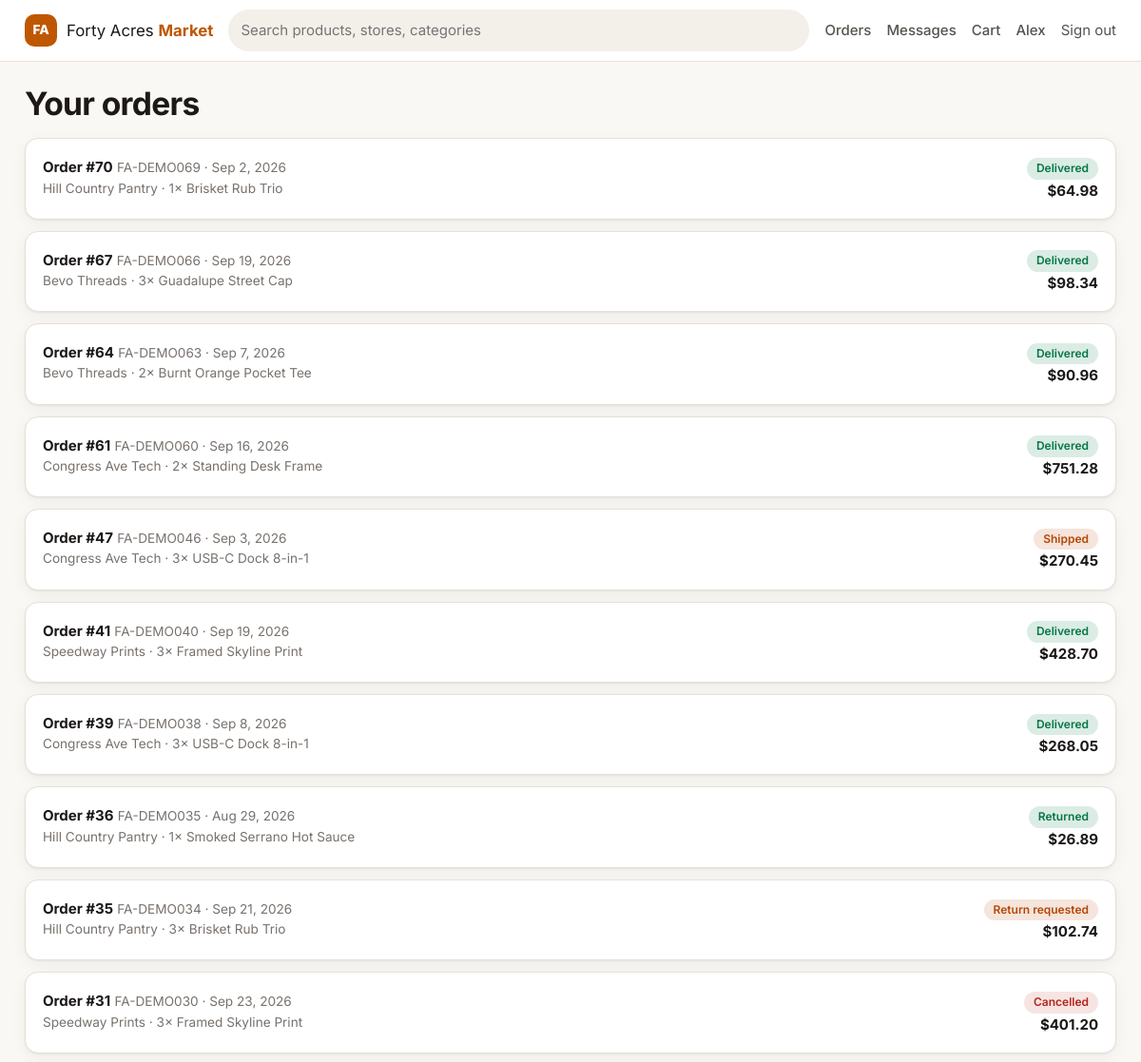
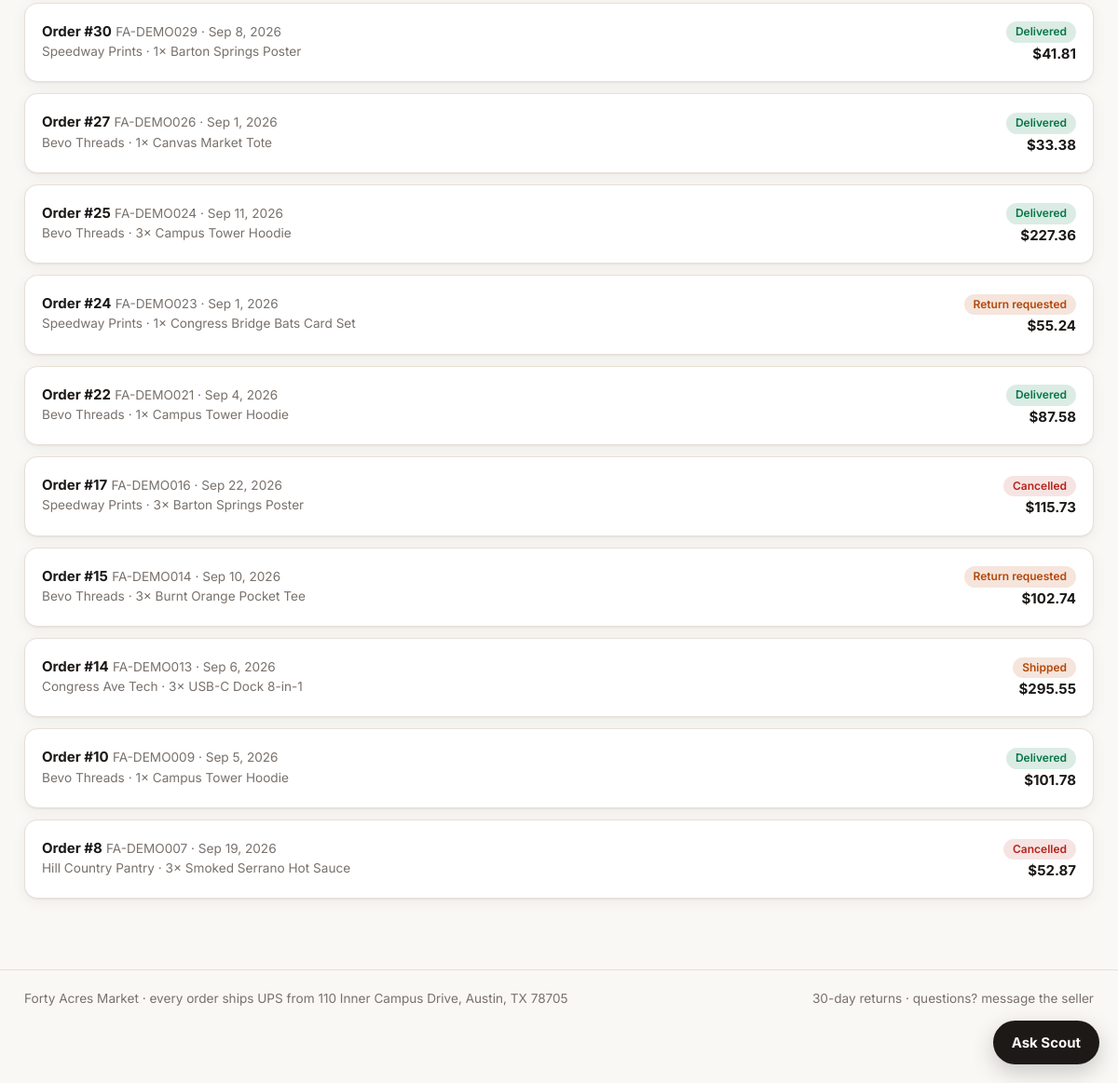
Page /orders (signed in) on the committed database (2 pictures, top to bottom).
### tables this page shows
CREATE TABLE users (
    id INTEGER PRIMARY KEY,
    email TEXT NOT NULL UNIQUE COLLATE NOCASE,
    password_hash TEXT NOT NULL,
    name TEXT NOT NULL,
    role TEXT NOT NULL CHECK (role IN ('customer', 'seller', 'admin')),
    is_active INTEGER NOT NULL DEFAULT 1,
    street TEXT NOT NULL DEFAULT '',
    city TEXT NOT NULL DEFAULT '',
    state TEXT NOT NULL DEFAULT '',
    zip TEXT NOT NULL DEFAULT '',
    created_at TEXT NOT NULL DEFAULT (datetime('now'))
);

CREATE TABLE orders (
    id INTEGER PRIMARY KEY,
    checkout_ref TEXT NOT NULL,
    customer_id INTEGER NOT NULL REFERENCES users(id),
    store_id INTEGER NOT NULL REFERENCES stores(id),
    status TEXT NOT NULL CHECK (status IN
        ('placed', 'shipped', 'delivered', 'cancelled', 'return_requested', 'returned', 'return_rejected')),
    subtotal_cents INTEGER NOT NULL,
    shipping_cents INTEGER NOT NULL,
    tax_cents INTEGER NOT NULL,
    total_cents INTEGER NOT NULL,
    ship_service TEXT NOT NULL,
    tracking TEXT,
    ship_name TEXT NOT NULL,
    ship_street TEXT NOT NULL,
    ship_city TEXT NOT NULL,
    ship_state TEXT NOT NULL,
    ship_zip TEXT NOT NULL,
    return_reason TEXT,
    delivered_at TEXT,
    created_at TEXT NOT NULL DEFAULT (datetime('now'))
);

CREATE TABLE stores (
    id INTEGER PRIMARY KEY,
    seller_id INTEGER NOT NULL UNIQUE REFERENCES users(id),
    name TEXT NOT NULL UNIQUE COLLATE NOCASE,
    description TEXT NOT NULL DEFAULT '',
    is_active INTEGER NOT NULL DEFAULT 1,
    created_at TEXT NOT NULL DEFAULT (datetime('now'))
);

CREATE TABLE order_items (
    order_id INTEGER NOT NULL REFERENCES orders(id) ON DELETE CASCADE,
    product_id INTEGER NOT NULL REFERENCES products(id),
    name TEXT NOT NULL,
    price_cents INTEGER NOT NULL,
    qty INTEGER NOT NULL CHECK (qty > 0),
    PRIMARY KEY (order_id, product_id)
);

CREATE TABLE settings (
    key TEXT PRIMARY KEY,
    value TEXT NOT NULL
);

### app.py (the view)
@app.route("/orders")
@login_required("customer")
def orders():
    db = get_db()
    rows = db.execute("SELECT o.*, s.name AS store_name FROM orders o JOIN stores s ON s.id = o.store_id "
                      "WHERE o.customer_id = ? ORDER BY o.id DESC", (g.user["id"],)).fetchall()
    items = {}
    for r in db.execute("SELECT oi.* FROM order_items oi JOIN orders o ON o.id = oi.order_id WHERE o.customer_id = ?",
                        (g.user["id"],)):
        items.setdefault(r["order_id"], []).append(r)
    return render_template("orders.html", orders=rows, items=items, placed=request.args.get("placed", ""))

### app.py (called while the page is built)
@app.before_request
def load_user():
    g.user = None
    uid = session.get("uid")
    if uid:
        user = get_db().execute("SELECT * FROM users WHERE id = ?", (uid,)).fetchone()
        if user and user["is_active"]:
            g.user = user
        else:
            session.clear()  # deactivated accounts are signed out on their next request

@app.before_request
def csrf_protect():
    if request.method in ("POST", "PUT", "PATCH", "DELETE"):
        if wants_json() and request.is_json:
            return
        token = request.form.get("csrf_token") or request.headers.get("X-CSRF-Token") or ""
        expected = session.get("csrf")
        if not expected or not secrets.compare_digest(token, expected):
            abort(400, "Your session expired or the form is stale (CSRF check failed). Reload and try again.")

def csrf_token():
    if "csrf" not in session:
        session["csrf"] = secrets.token_urlsafe(32)
    return session["csrf"]

@app.after_request
def security_headers(resp):
    resp.headers.setdefault("X-Content-Type-Options", "nosniff")
    resp.headers.setdefault("X-Frame-Options", "DENY")
    resp.headers.setdefault("Referrer-Policy", "same-origin")
    resp.headers.setdefault(
        "Content-Security-Policy",
        "default-src 'self'; script-src 'self'; style-src 'self' 'unsafe-inline' https://fonts.googleapis.com; "
        "font-src https://fonts.gstatic.com; img-src 'self' data:; frame-ancestors 'none'")
    return resp

def login_required(*roles):
    def deco(view):
        @functools.wraps(view)
        def wrapper(*args, **kwargs):
            if g.user is None:
                abort(401, "Sign in required.")
            if roles and g.user["role"] not in roles:
                abort(403, f"This page is for {' or '.join(roles)} accounts.")
            return view(*args, **kwargs)
        return wrapper
    return deco

def is_admin():
    return g.user is not None and g.user["role"] == "admin"

def conv_scope():
    if is_admin():
        return "1 = 1", []
    if g.user["role"] == "seller":
        return "c.store_id IN (SELECT id FROM stores WHERE seller_id = ?)", [g.user["id"]]
    return "c.customer_id = ?", [g.user["id"]]

@app.template_filter("money")
def money_filter(c):
    return f"${(c or 0) / 100:,.2f}"

@app.template_filter("dt")
def dt_filter(s):
    try:
        return datetime.strptime(s, "%Y-%m-%d %H:%M:%S").strftime("%b %-d, %Y")
    except (TypeError, ValueError):
        return s or ""

### templates/orders.html (shortened to what this page needs)
{% extends "base.html" %}
{% from "_macros.html" import status with context %}
{% block content %}
<h1>Your orders</h1>
{% for o in orders %}
  <a class="card order-row {{ 'highlight' if o.checkout_ref == placed }}" href="{{ url_for('order_detail', oid=o.id) }}">
    <div><b>Order #{{ o.id }}</b> <span class="muted small">{{ o.checkout_ref }} · {{ o.created_at|dt }}</span>
      <div class="muted small">{{ o.store_name }} · {% for i in items.get(o.id, []) %}{{ i.qty }}× {{ i.name }}{{ ', ' if not loop.last }}{% endfor %}</div></div>
    <div class="right">{{ status(o.status) }}<div><b>{{ o.total_cents|money }}</b></div></div>
  </a>
{% else %}
  <section class="empty"><h2>No orders yet.</h2><p><a class="btn" href="{{ url_for('index') }}">Browse the market</a></p></section>
{% endfor %}
{% endblock %}

### templates/base.html (shortened to what this page needs)
<!doctype html>
<html lang="en">
<head>
  <link rel="stylesheet" href="{{ url_for('static', filename='style.css') }}">
</head>
<body>
<header class="topbar">
  <div class="container topbar-inner">
    <a class="brand" href="{{ url_for('index') }}"><span class="brand-mark">FA</span><span>Forty Acres <b>Market</b></span></a>
    <form class="search" action="{{ url_for('index') }}" method="get" role="search">
      <input type="search" name="q" value="{{ request.args.get('q', '') }}" placeholder="Search products, stores, categories" aria-label="Search" maxlength="100">
    </form>
    <nav class="nav">
      {% if not g.user %}
        <a href="{{ url_for('login') }}">Sign in</a>
        <a class="btn btn-sm" href="{{ url_for('register') }}">Join</a>
      {% else %}
        {% if g.user.role == 'customer' %}
          <a href="{{ url_for('orders') }}">Orders</a>
        {% elif g.user.role == 'seller' %}
          <a href="{{ url_for('seller') }}">My store</a>
        {% else %}
          <a href="{{ url_for('admin') }}">Admin</a>
        {% endif %}
        <a href="{{ url_for('inbox') }}">Messages{% if unread %} <span class="badge">{{ unread }}</span>{% endif %}</a>
        {% if g.user.role == 'customer' %}
          <a href="{{ url_for('cart') }}" class="cart-link">Cart{% if cart_count %} <span class="badge">{{ cart_count }}</span>{% endif %}</a>
        {% endif %}
        <a href="{{ url_for('account') }}" title="Account">{{ g.user.name.split()[0] }}</a>
        <form method="post" action="{{ url_for('logout') }}" class="inline">
          <button class="link">Sign out</button>
        </form>
      {% endif %}
    </nav>
  </div>
</header>
<main class="container">
  {% block content %}{% endblock %}
</main>
<footer class="footer">
  <div class="container">
    <span>Forty Acres Market · every order ships UPS from 110 Inner Campus Drive, Austin, TX 78705</span>
    <span>{{ settings.return_window_days }}-day returns · questions? message the seller</span>
  </div>
</footer>
{% if not g.user or g.user.role == 'customer' %}
<button class="chat-fab" id="chat-open" aria-controls="chat" aria-expanded="false">Ask Scout</button>
{% endif %}
</body>
</html>

### templates/_macros.html (shortened to what this page needs)
{% macro status(s) -%}<span class="pill pill-{{ s }}">{{ status_labels[s] }}</span>{%- endmacro %}

### static/style.css (style rules this page uses)
:root { color-scheme: light; --bg: #faf8f5; --surface: #ffffff; --surface-2: #f3efe9; --border: #e6e0d6; --text: #1c1917; --text-2: #57534e; --muted: #78716c; --accent: #bf5700; --accent-ink: #ffffff; --accent-soft: #fbe9dc; --danger: #b42318; --ok: #067647; --warn: #b54708; --series-1: #2a78d6; --grid: #e7e5e4; --shadow: 0 1px 2px rgb(28 25 23 / .06), 0 4px 16px rgb(28 25 23 / .05); --radius: 14px; }
* { box-sizing: border-box; }
html { -webkit-text-size-adjust: 100%; }
body { margin: 0; background: var(--bg); color: var(--text); font: 15px/1.55 Inter, system-ui, -apple-system, "Segoe UI", sans-serif; display: flex; flex-direction: column; min-height: 100vh; }
main.container { flex: 1; padding-top: 24px; padding-bottom: 64px; }
a { color: var(--accent); text-decoration: none; }
h1 { font-size: clamp(1.5rem, 3vw, 2.1rem); letter-spacing: -.02em; margin: 0 0 16px; line-height: 1.2; }
.container { width: 100%; max-width: 1180px; margin: 0 auto; padding: 0 16px; }
.muted { color: var(--muted); }
.small { font-size: .85rem; }
.right { text-align: right; }
.inline { display: inline; }
.topbar { background: var(--surface); border-bottom: 1px solid var(--border); position: sticky; top: 0; z-index: 20; }
.topbar-inner { display: flex; align-items: center; gap: 16px; height: 64px; }
.brand { display: flex; align-items: center; gap: 10px; color: var(--text); font-size: 1.05rem; white-space: nowrap; }
.brand b { color: var(--accent); }
.brand-mark { display: grid; place-items: center; width: 34px; height: 34px; border-radius: 10px; background: var(--accent); color: var(--accent-ink); font-weight: 800; font-size: .85rem; }
.search { flex: 1; }
.search input { width: 100%; border-radius: 999px; background: var(--surface-2); border-color: transparent; }
.nav { display: flex; align-items: center; gap: 16px; white-space: nowrap; }
.nav a { color: var(--text-2); font-weight: 500; }
input, select, textarea { font: inherit; color: var(--text); background: var(--surface); border: 1px solid var(--border); border-radius: 10px; padding: 9px 12px; width: 100%; }
button.link { background: none; border: 0; color: var(--text-2); font: inherit; cursor: pointer; padding: 0; }
.card { background: var(--surface); border: 1px solid var(--border); border-radius: var(--radius); padding: 18px; box-shadow: var(--shadow); }
.pill { display: inline-block; padding: 2px 10px; border-radius: 999px; font-size: .75rem; font-weight: 600; background: var(--surface-2); color: var(--text-2); vertical-align: middle; }
.pill-shipped, .pill-return_requested { background: color-mix(in srgb, var(--warn) 14%, transparent); color: var(--warn); }
.pill-delivered, .pill-returned { background: color-mix(in srgb, var(--ok) 14%, transparent); color: var(--ok); }
.pill-cancelled, .pill-return_rejected { background: color-mix(in srgb, var(--danger) 12%, transparent); color: var(--danger); }
.order-row { display: flex; justify-content: space-between; gap: 12px; margin-bottom: 12px; color: var(--text); }
.chat-fab { position: fixed; right: 20px; bottom: 20px; z-index: 30; border: 0; cursor: pointer; font: inherit; font-weight: 700; background: var(--text); color: var(--bg); padding: 12px 20px; border-radius: 999px; box-shadow: 0 8px 24px rgb(0 0 0 / .2); }
.footer { border-top: 1px solid var(--border); padding: 20px 0 80px; color: var(--muted); font-size: .85rem; }
.footer .container { display: flex; justify-content: space-between; flex-wrap: wrap; gap: 8px; }

### rows in the picture
users: user.name "Alex"
orders: id "70", checkout_ref "FA-DEMO069", created_at|dt "Sep 2, 2026", store_name "Hill Country Pantry", status "Delivered", total_cents "$64.98"
order_items: qty "1", name "Brisket Rub Trio"
orders: id "67", checkout_ref "FA-DEMO066", created_at|dt "Sep 19, 2026", store_name "Bevo Threads", status "Delivered", total_cents "$98.34"
order_items: qty "3", name "Guadalupe Street Cap"
orders: id "64", checkout_ref "FA-DEMO063", created_at|dt "Sep 7, 2026", store_name "Bevo Threads", status "Delivered", total_cents "$90.96"
order_items: qty "2", name "Burnt Orange Pocket Tee"
orders: id "61", checkout_ref "FA-DEMO060", created_at|dt "Sep 16, 2026", store_name "Congress Ave Tech", status "Delivered", total_cents "$751.28"
order_items: qty "2", name "Standing Desk Frame"
orders: id "47", checkout_ref "FA-DEMO046", created_at|dt "Sep 3, 2026", store_name "Congress Ave Tech", status "Shipped", total_cents "$270.45"
order_items: qty "3", name "USB-C Dock 8-in-1"
orders: id "41", checkout_ref "FA-DEMO040", created_at|dt "Sep 19, 2026", store_name "Speedway Prints", status "Delivered", total_cents "$428.70"
order_items: qty "3", name "Framed Skyline Print"
orders: id "39", checkout_ref "FA-DEMO038", created_at|dt "Sep 8, 2026", store_name "Congress Ave Tech", status "Delivered", total_cents "$268.05"
order_items: qty "3", name "USB-C Dock 8-in-1"
orders: id "36", checkout_ref "FA-DEMO035", created_at|dt "Aug 29, 2026", store_name "Hill Country Pantry", status "Returned", total_cents "$26.89"
order_items: qty "1", name "Smoked Serrano Hot Sauce"
orders: id "35", checkout_ref "FA-DEMO034", created_at|dt "Sep 21, 2026", store_name "Hill Country Pantry", status "Return requested", total_cents "$102.74"
order_items: qty "3", name "Brisket Rub Trio"
orders: id "31", checkout_ref "FA-DEMO030", created_at|dt "Sep 23, 2026", store_name "Speedway Prints", status "Cancelled", total_cents "$401.20"
order_items: qty "3", name "Framed Skyline Print"
orders: id "30", checkout_ref "FA-DEMO029", created_at|dt "Sep 8, 2026", store_name "Speedway Prints", status "Delivered", total_cents "$41.81"
order_items: qty "1", name "Barton Springs Poster"
orders: id "27", checkout_ref "FA-DEMO026", created_at|dt "Sep 1, 2026", store_name "Bevo Threads", status "Delivered", total_cents "$33.38"
order_items: qty "1", name "Canvas Market Tote"
orders: id "25", checkout_ref "FA-DEMO024", created_at|dt "Sep 11, 2026", store_name "Bevo Threads", status "Delivered", total_cents "$227.36"
order_items: qty "3", name "Campus Tower Hoodie"
orders: id "24", checkout_ref "FA-DEMO023", created_at|dt "Sep 1, 2026", store_name "Speedway Prints", status "Return requested", total_cents "$55.24"
order_items: qty "1", name "Congress Bridge Bats Card Set"
orders: id "22", checkout_ref "FA-DEMO021", created_at|dt "Sep 4, 2026", store_name "Bevo Threads", status "Delivered", total_cents "$87.58"
order_items: qty "1", name "Campus Tower Hoodie"
orders: id "17", checkout_ref "FA-DEMO016", created_at|dt "Sep 22, 2026", store_name "Speedway Prints", status "Cancelled", total_cents "$115.73"
order_items: qty "3", name "Barton Springs Poster"
orders: id "15", checkout_ref "FA-DEMO014", created_at|dt "Sep 10, 2026", store_name "Bevo Threads", status "Return requested", total_cents "$102.74"
order_items: qty "3", name "Burnt Orange Pocket Tee"
orders: id "14", checkout_ref "FA-DEMO013", created_at|dt "Sep 6, 2026", store_name "Congress Ave Tech", status "Shipped", total_cents "$295.55"
order_items: qty "3", name "USB-C Dock 8-in-1"
orders: id "10", checkout_ref "FA-DEMO009", created_at|dt "Sep 5, 2026", store_name "Bevo Threads", status "Delivered", total_cents "$101.78"
order_items: qty "1", name "Campus Tower Hoodie"
orders: id "8", checkout_ref "FA-DEMO007", created_at|dt "Sep 19, 2026", store_name "Hill Country Pantry", status "Cancelled", total_cents "$52.87"
order_items: qty "3", name "Smoked Serrano Hot Sauce"
settings: return_window_days "30"
